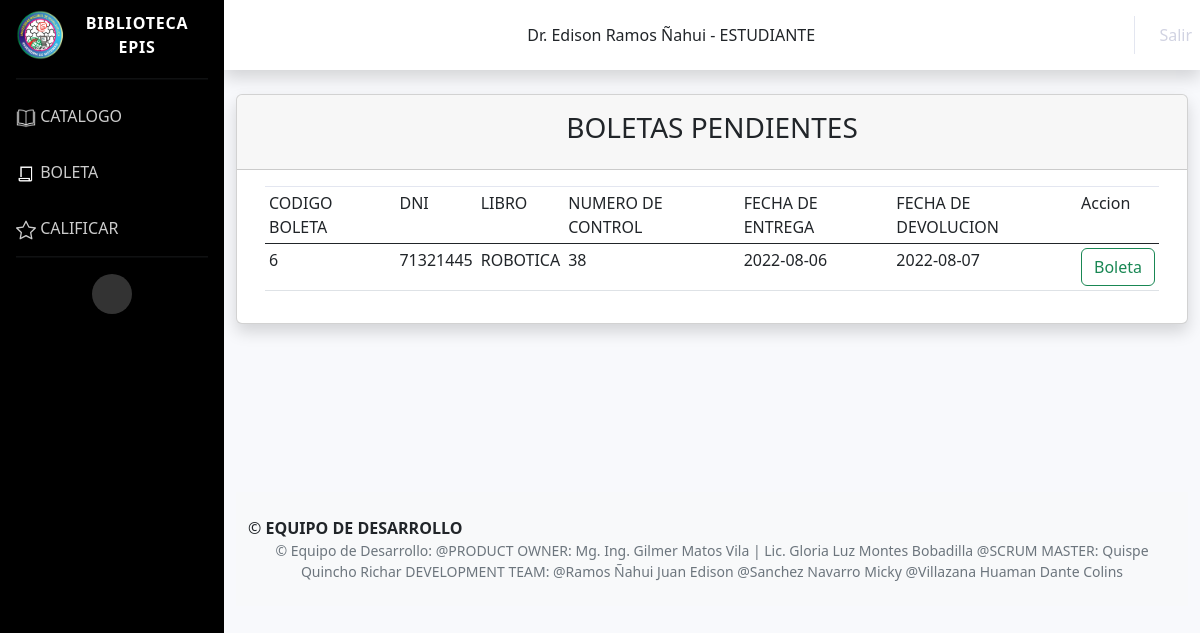
The app's page /View/visualizar_boleta.php (signed in) with its own data.
### tables this page shows
CREATE TABLE `boleta` (
  `DNI` int(20) NOT NULL,
  `n_control` int(20) NOT NULL,
  `fecha_entrega` date NOT NULL,
  `codigo_boleta` int(11) NOT NULL,
  `fecha_devolucion` date DEFAULT NULL
);

CREATE TABLE `libro` (
  `n_control` int(20) NOT NULL,
  `dewey` varchar(20) NOT NULL,
  `titulo` varchar(100) NOT NULL,
  `autor` varchar(100) NOT NULL,
  `fecha_edicion` date NOT NULL,
  `editorial` varchar(20) NOT NULL,
  `cantidad` int(25) NOT NULL,
  `fecha_adquisicion` date NOT NULL,
  `imagen` longblob NOT NULL,
  `estado` varchar(11) NOT NULL,
  `genero` varchar(20) NOT NULL,
  `formato` varchar(10) NOT NULL,
  `PDF` text NOT NULL,
  `Acciones` varchar(30) NOT NULL
);

### View/visualizar_boleta.php (the view, shortened to what this page needs)
<?php
	include('includes/menu_estudiante.php');
	include '../Model/conexion.php';
 ?>
<div class="container-fluid">
    <div id="main-containe">
        <div class="card shadow mb-4">
            <div class="card-header py-3">
                <center>
                    <h3>BOLETAS PENDIENTES</h3>
                </center>
            </div>
            <div class="container">
                <div class="card-body">
                    <div class="table-responsive">
                        <table id="example" class="table table-sm" style="width:100%">
                            <thead>
                                <tr>
                                    <td>CODIGO BOLETA </td>
                                    <td>DNI </td>
                                    <td>LIBRO</td>
                                    <td>NUMERO DE CONTROL</td>
                                    <td>FECHA DE ENTREGA</td>
                                    <td>FECHA DE DEVOLUCION</td>
                                    <td>Accion</td>
                                </tr>
                            </thead>
                            <?php
								$var=$_SESSION['DNI'];
							?>
                            <?php
							$sql="SELECT boleta.codigo_boleta, boleta.DNI, libro.titulo, boleta.n_control, boleta.fecha_entrega, boleta.fecha_devolucion from boleta  INNER JOIN libro ON boleta.n_control = libro.n_control WHERE DNI=$var";
							$result=mysqli_query($conexion,$sql);
							while($mostrar = mysqli_fetch_array($result)){
							?>
                            <tr>
                                <td><?php echo $mostrar['codigo_boleta'] ?></td>
                                <td><?php echo $mostrar['DNI'] ?></td>
                                <td><?php echo $mostrar['titulo'] ?></td>
                                <td><?php echo $mostrar['n_control'] ?></td>
                                <td><?php echo $mostrar['fecha_entrega'] ?></td>
                                <td><?php echo $mostrar['fecha_devolucion'] ?></td>
                                <td><a target="_black"
                                        href="fpdf.php?codigo_boleta= <?php echo $mostrar['codigo_boleta'];?>"
                                        class="btn btn-outline-success">Boleta</a></td>
                            </tr>
                            <?php
							}
							?>
                        </table>
                    </div>
                </div>
            </div>
        </div>
    </div>
    <br><br> <br><br>
    <br><br>
    <?php include('includes/footer.php');?>
    </body>
    </html>

### assets/Styles/estilo.css (style rules this page uses)
* { box-sizing: border-box; }

### records on screen
boleta: codigo_boleta "6", DNI "71321445", libro.titulo "ROBOTICA", n_control "38", fecha_entrega "2022-08-06", fecha_devolucion "2022-08-07"

### other values on screen
$_SESSION['user']['nombre'] "Dr. Edison"
$_SESSION['user']['apellidos'] "Ramos Ñahui"
$_SESSION['user']['tipo_usuario'] "ESTUDIANTE"
